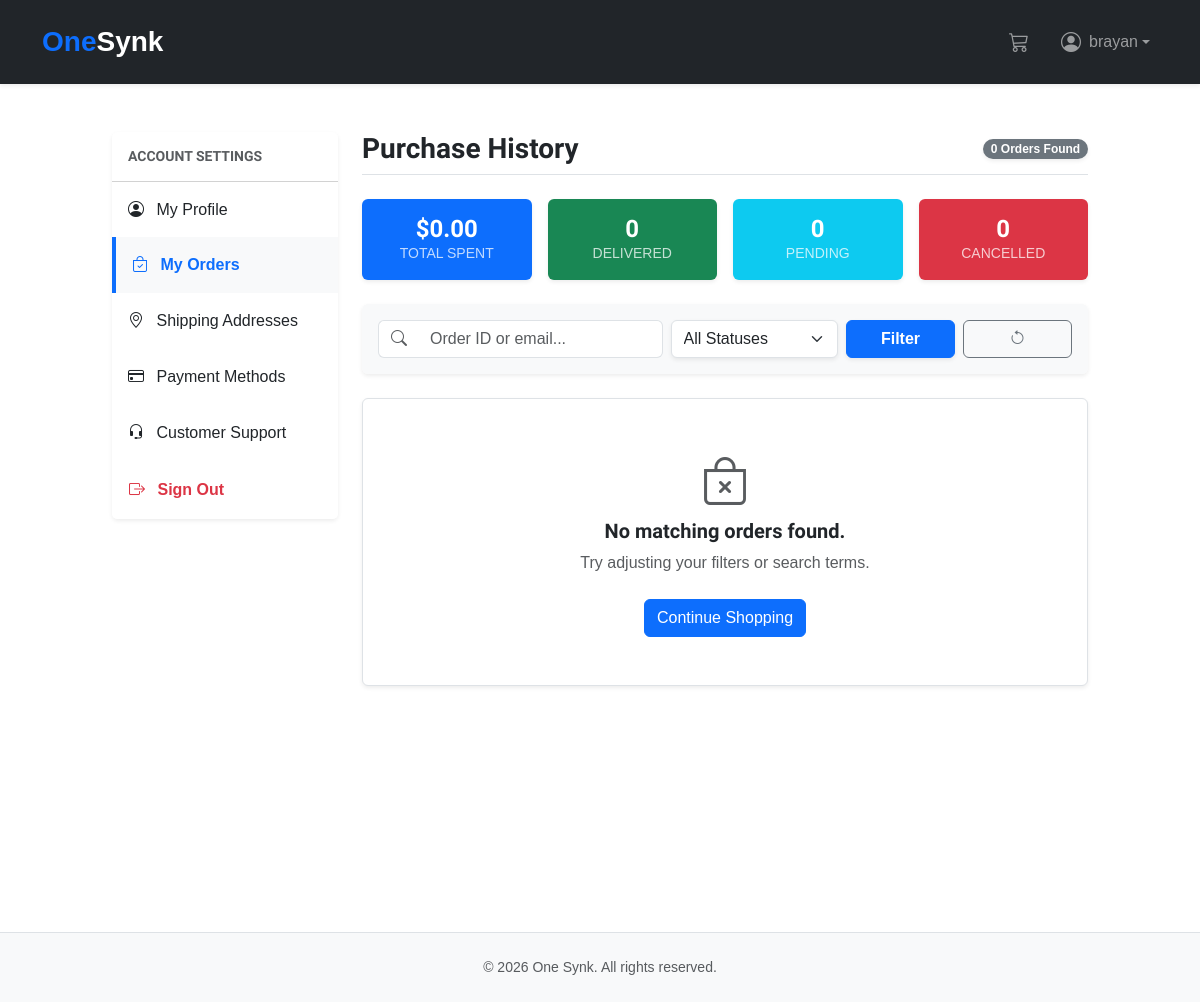
The page /orders/history/ (signed in) on the database as committed earlier.
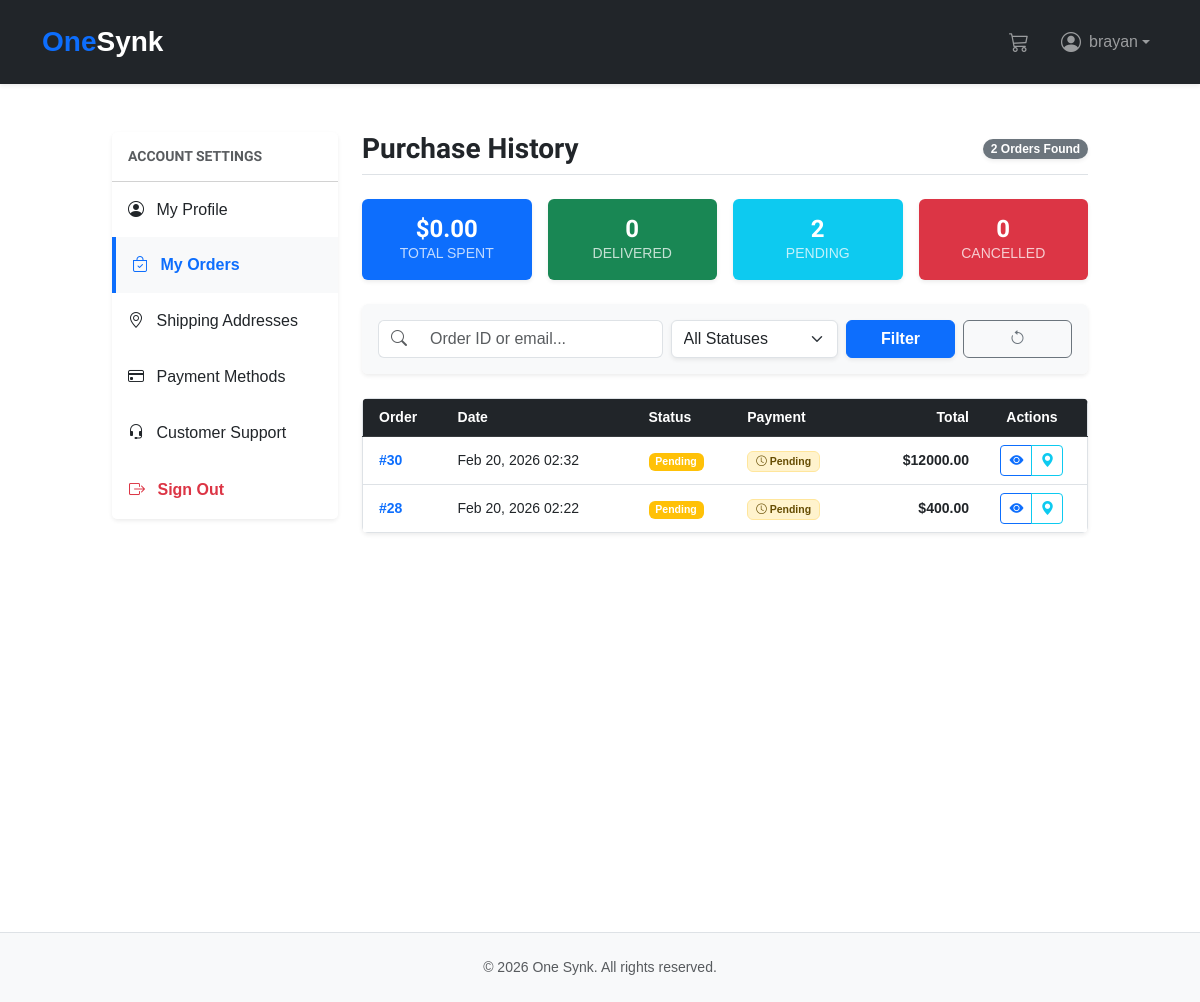
The same page on the database as committed later.
### orders/models.py (models this page shows, shortened)
class Order(models.Model):
    user = models.ForeignKey(
        CustomUser,
        on_delete=models.CASCADE,
        null=True,
        blank=True,
        related_name="orders",
        verbose_name=_("user"),
    )
    first_name = models.CharField(_("first name"), max_length=50)
    last_name = models.CharField(_("last name"), max_length=50)
    email = models.EmailField(_("email"))
    address = models.CharField(_("address"), max_length=250)
    postal_code = models.CharField(_("postal code"), max_length=20)
    city = models.CharField(_("city"), max_length=100)
    shipping_address = models.ForeignKey(
        Address,
        on_delete=models.SET_NULL,
        null=True,
        blank=True,
        related_name="orders_as_shipping",
        verbose_name=_("shipping address reference"),
    )
    billing_address = models.ForeignKey(
        Address,
        on_delete=models.SET_NULL,
        null=True,
        blank=True,
        related_name="orders_as_billing",
        verbose_name=_("billing address reference"),
    )
    created = models.DateTimeField(_("created at"), auto_now_add=True)
    updated = models.DateTimeField(_("updated at"), auto_now=True)
    paid = models.BooleanField(_("paid"), default=False)
    status = models.CharField(
        _("status"),
        max_length=20,
        choices=STATUS_CHOICES,
        default="pending",
    )
    estimated_delivery_date = models.DateField(
        _("estimated delivery"), null=True, blank=True
    )
    notes = models.TextField(_("internal notes"), blank=True, null=True)
    customer_notes = models.TextField(_("customer notes"), blank=True, null=True)
    stripe_id = models.CharField(_("Stripe Payment ID"), max_length=250, blank=True)
    payment_method = models.ForeignKey(
        PaymentMethod,
        on_delete=models.SET_NULL,
        null=True,
        blank=True,
        related_name="orders",
        verbose_name=_("payment method"),
    )
    coupon = models.ForeignKey(
        Coupon,
        related_name="orders",
        null=True,
        blank=True,
        on_delete=models.SET_NULL,
        verbose_name=_("coupon"),
    )
    discount = models.IntegerField(
        _("discount percentage"),
        default=0,
        validators=[MinValueValidator(0), MaxValueValidator(100)],
    )
    objects = OrderManager()
    class Meta:
        verbose_name = _("Order")
        verbose_name_plural = _("Orders")
        ordering = ["-created"]
        indexes = [
            models.Index(fields=["-created"]),
            models.Index(fields=["status"]),
            models.Index(fields=["paid"]),
            models.Index(fields=["user", "-created"]),
            models.Index(fields=["user", "status"]),
        ]
        constraints = [
            models.CheckConstraint(
                condition=models.Q(discount__gte=0, discount__lte=100),
                name="order_discount_range",
            ),
        ]
    def get_total_cost_before_discount(self):
        return sum(item.get_cost() for item in self.items.all())
    def get_discount(self):
        total = self.get_total_cost_before_discount()
        if self.discount:
            return total * (self.discount / Decimal(100))
        return Decimal(0)
    def get_total_cost(self):
        return self.get_total_cost_before_discount() - self.get_discount()
    def get_status_display_with_badge(self):
        badge_map = {
            "pending": "warning",
            "confirmed": "info",
            "preparing": "primary",
            "shipped": "info",
            "delivered": "success",
            "cancelled": "danger",
        }
        color = badge_map.get(self.status, "secondary")
        return f'<span class="badge bg-{color}">{self.get_status_display()}</span>'

class OrderItem(models.Model):
    order = models.ForeignKey(Order, related_name="items", on_delete=models.CASCADE)
    product = models.ForeignKey(
        Product, related_name="order_items", on_delete=models.CASCADE
    )
    price = models.DecimalField(max_digits=10, decimal_places=2)
    quantity = models.PositiveIntegerField(default=1)
    def get_cost(self):
        return self.price * self.quantity

### orders/views.py (the view)
# urls.py: path("history/", views.order_history, name="order_history"),
@login_required
def order_history(request):
    base_qs = (
        Order.objects.for_user(request.user)
        .select_related("shipping_address", "coupon")
        .order_by("-created")
    )
    status_filter = request.GET.get("status")
    search_query = request.GET.get("q", "")
    orders_qs = base_qs
    if status_filter:
        orders_qs = orders_qs.filter(status=status_filter)
    if search_query:
        orders_qs = orders_qs.filter(
            models.Q(id__iexact=search_query) | models.Q(email__icontains=search_query)
        )
    all_orders = base_qs
    total_spent = sum([o.get_total_cost() for o in all_orders.filter(paid=True)])
    stats = {
        "total_orders": all_orders.count(),
        "total_spent": total_spent,
        "delivered_orders": all_orders.filter(status="delivered").count(),
        "pending_orders": all_orders.filter(status="pending").count(),
        "cancelled_orders": all_orders.filter(status="cancelled").count(),
    }
    paginator = Paginator(orders_qs, 10)
    page_number = request.GET.get("page")
    page_obj = paginator.get_page(page_number)
    return render(
        request,
        "orders/order/order_history.html",
        {
            "orders": page_obj,
            "page_title": "My Order History",
            "stats": stats,
            "status_choices": STATUS_CHOICES,
            "current_status": status_filter,
            "search_query": search_query,
        },
    )

### cart/cart.py (called while the page is built)
    def __len__(self):
        return sum(item["quantity"] for item in self.cart.values())

### cart/context_processors.py (called while the page is built)
def cart(request):
    return {"cart": Cart(request)}

### orders/managers.py (called while the page is built)
    def for_user(self, user):
        return self.filter(user=user)

    def get_queryset(self):
        return OrderQuerySet(self.model, using=self._db)

    def for_user(self, user):
        return self.get_queryset().for_user(user)

### orders/templates/orders/order/order_history.html (shortened to what the changed rows need)
{% extends 'shop/base.html' %}
{% load static %}
{% load i18n %}
{% block content %}
<div class="container my-5">
    <div class="row">
        <div class="col-md-9">
            <div class="d-flex justify-content-between align-items-center mb-4 pb-2 border-bottom">
                <h2 class="h3 fw-bold mb-0 text-dark">{% trans "Purchase History" %}</h2>
                <span class="badge bg-secondary rounded-pill shadow-sm">{{ stats.total_orders }} {% trans "Orders Found" %}</span>
            </div>
            <div class="row g-3 mb-4">
                <div class="col-6 col-md-3">
                    <div class="card border-0 shadow-sm text-center h-100 bg-info text-white">
                        <div class="card-body py-3">
                            <h4 class="fw-bold mb-0">{{ stats.pending_orders }}</h4>
                            <p class="small mb-0 opacity-75 text-uppercase">{% trans "Pending" %}</p>
                        </div>
                    </div>
                </div>
            </div>
            {% if orders %}
                <div class="table-responsive rounded shadow-sm">
                    <table class="table table-hover align-middle bg-white mb-0 border">
                        <thead class="table-dark">
                            <tr>
                                <th class="ps-3">{% trans "Order" %}</th>
                                <th>{% trans "Date" %}</th>
                                <th>{% trans "Status" %}</th>
                                <th>{% trans "Payment" %}</th>
                                <th class="text-end">{% trans "Total" %}</th>
                                <th class="text-center">{% trans "Actions" %}</th>
                            </tr>
                        </thead>
                        <tbody>
                            {% for order in orders %}
                                <tr>
                                    <td class="ps-3 fw-bold text-primary">#{{ order.id }}</td>
                                    <td class="small">{{ order.created|date:"M d, Y H:i" }}</td>
                                    <td>{{ order.get_status_display_with_badge|safe }}</td>
                                    <td>
                                        {% if order.paid %}
                                            <span class="badge bg-success-subtle text-success border border-success-subtle px-2">
                                                <i class="bi bi-check2"></i> {% trans "Paid" %}
                                            </span>
                                        {% else %}
                                            <span class="badge bg-warning-subtle text-warning-emphasis border border-warning-subtle px-2">
                                                <i class="bi bi-clock"></i> {% trans "Pending" %}
                                            </span>
                                        {% endif %}
                                    </td>
                                    <td class="text-end fw-bold text-dark">${{ order.get_total_cost|floatformat:2 }}</td>
                                    <td class="text-center">
                                        <div class="btn-group" role="group">
                                            <a href="{% url 'orders:order_detail' order.id %}"
                                               class="btn btn-sm btn-outline-primary" title="{% trans 'View Details' %}">
                                                <i class="bi bi-eye-fill"></i>
                                            </a>
                                            <a href="{% url 'orders:order_tracking' order.id %}"
                                               class="btn btn-sm btn-outline-info" title="{% trans 'Live Tracking' %}">
                                                <i class="bi bi-geo-alt-fill"></i>
                                            </a>
                                        </div>
                                    </td>
                                </tr>
                            {% endfor %}
                        </tbody>
                    </table>
                </div>
            {% else %}
                <div class="text-center py-5 bg-white rounded shadow-sm border border-dashed">
                    <i class="bi bi-bag-x text-muted mb-3" style="font-size: 3rem;"></i>
                    <h5 class="fw-bold">{% trans "No matching orders found." %}</h5>
                    <p class="text-muted">{% trans "Try adjusting your filters or search terms." %}</p>
                    <a href="{% url 'shop:product_list' %}" class="btn btn-primary mt-2">{% trans "Continue Shopping" %}</a>
                </div>
            {% endif %}
        </div>
    </div>
</div>
{% endblock %}

Rows that differ between the two databases and show on the page:
added Order: id "30", created "Feb 20, 2026 02:32", get_status_display_with_badge "Pending", get_total_cost "12000.00"
added Order: id "28", created "Feb 20, 2026 02:22", get_status_display_with_badge "Pending", get_total_cost "400.00"
Other text that changed with them:
{{ stats.total_orders }}: "0" → "2"
{{ stats.pending_orders }}: "0" → "2"
text no longer shown: "No matching orders found. Try adjusting your filters or search terms. Continue Shopping"
text now shown: "Order Date Status Payment Total Actions"
